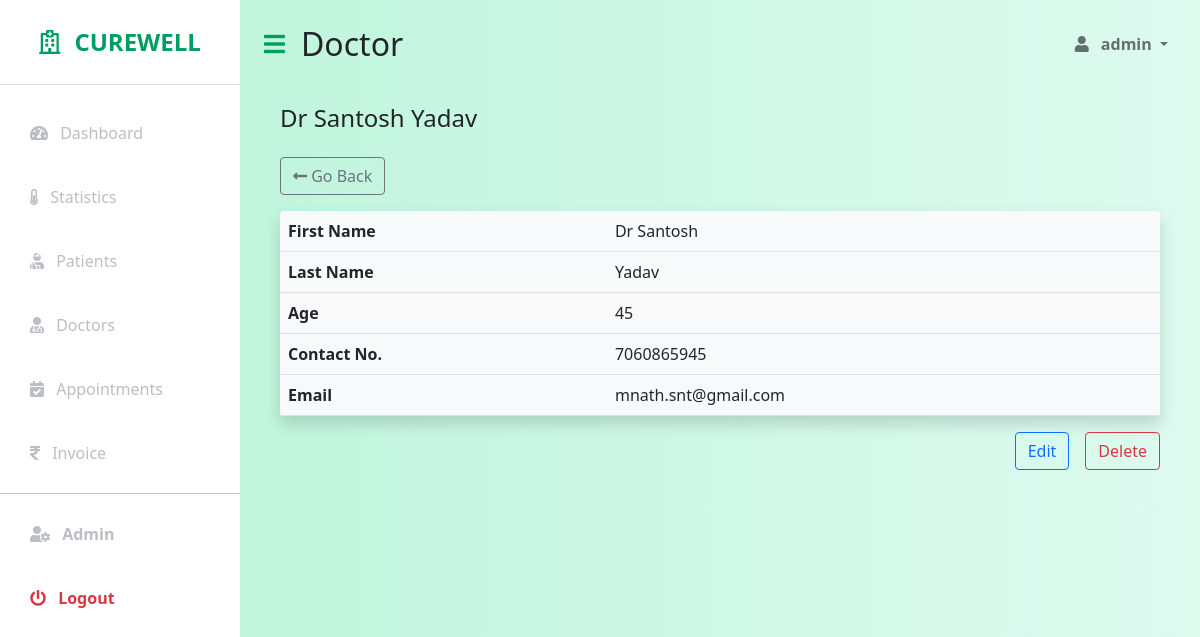
/doctor/1/ (signed in), run on the app's committed database.
### patients/models/doctor.py (models this page shows, shortened)
class Doctor(models.Model):
    id = models.AutoField(primary_key=True)
    first_name = models.CharField(max_length=100)
    last_name = models.CharField(max_length=100, blank=True, null=True)
    phone_no = models.CharField(max_length=10, blank=True, null=True)
    email = models.EmailField(blank=True, null=True)
    age = models.PositiveSmallIntegerField(
        blank=True,
        null=True,
        validators=[MaxValueValidator(100),
                    MinValueValidator(1)])
    address = models.CharField(max_length=200, blank=True, null=True)
    specialization = models.CharField(max_length=100, blank=True, null=True)

### patients/views/doctor.py (the view)
# urls.py: path('doctor/<int:pk>/', doctor_detail, name='doctor'),
@login_required(login_url=LOGIN_URL)
def doctor_detail(request, pk):
    if cache.get(f'doctor_{pk}'):
        doctor = cache.get(f'doctor_{pk}')
    else:
        doctor = Doctor.objects.get(pk=pk)
        cache.set(f'doctor_{pk}', doctor, CACHE_TTL)
    context = {
        'doctor': doctor,
        'doctor_edit': f'/admin/patients/doctor/{doctor.id}/change',
        'doctor_delete': f'/admin/patients/doctor/{doctor.id}/delete',
        'active': 'doctor'
    }
    return render(request, 'doctors/doctor_detail.html', context)

### templates/doctors/doctor_detail.html (shortened to what this page needs)
{% extends "base.html" %}
{% block body %}
<div class="p-3">
	<h4 style="text-transform: capitalize;">{{ doctor.first_name }} {{ doctor.last_name }}</h4>
</div>
{% include 'components/back_button.html' %}
<div class="p-3">
	<table class="table table-hover bg-light bg-gradient rounded shadow">
		<tr>
			<th>First Name</th>
			<td style="text-transform: capitalize;">{{ doctor.first_name }}</td>
		</tr>
		<tr>
			<th>Last Name</th>
			<td style="text-transform: capitalize;">{{ doctor.last_name }}</td>
		</tr>
		<tr>
			<th>Age</th>
			<td>{{ doctor.age }}</td>
		</tr>
		<tr>
			<th>Contact No.</th>
			<td>{{ doctor.phone_no }}</td>
		</tr>
		<tr>
			<th>Email</th>
			<td>{{ doctor.email }}</td>
		</tr>
	</table>
	<div class="d-grid gap-2 d-md-flex justify-content-md-end">
		<a href="{{ doctor_edit }}" class="btn btn-outline-primary me-md-2" role="button">
			Edit
		</a>
		<a href="{{ doctor_delete }}" class="btn btn-outline-danger" role="button">
			Delete
		</a>
	</div>
</div>
{% endblock %}

### templates/components/navbar.html (shortened to what this page needs)
<nav class="navbar navbar-expand-lg navbar-light bg-transparent py-4 px-4">
	<div class="d-flex align-items-center">
		<i class="fas fa-bars fa-align-left primary-text fs-4 me-3" id="menu-toggle"></i>
		<h2 class="fs-2 m-0" style="text-transform: capitalize;">{{ active }}</h2>
	</div>
	<div class="collapse navbar-collapse" id="navbarSupportedContent">
		<ul class="navbar-nav ms-auto mb-2 mb-lg-0">
			<li class="nav-item dropdown">
				<a class="nav-link dropdown-toggle second-text fw-bold" href="#" id="navbarDropdown" role="button"
					data-bs-toggle="dropdown" aria-expanded="false">
					<i class="fas fa-user me-2"></i>
					{{ request.user.username }}
				</a>
			</li>
		</ul>
	</div>
</nav>

### static/css/styles.css (style rules this page uses)
:root { --main-bg-color: #009d63; --main-text-color: #009d63; --second-text-color: #bbbec5; --second-bg-color: #c1efde; }
.primary-text { color: var(--main-text-color); }
.second-text { color: var(--second-text-color); }
#menu-toggle { cursor: pointer; }

### data on the page
Doctor: first_name "Dr Santosh", last_name "Yadav", age "45", phone_no "7060865945", email "mnath.snt@gmail.com"

### other printed values
{{ active }} "Doctor"
{{ request.user.username }} "admin"
